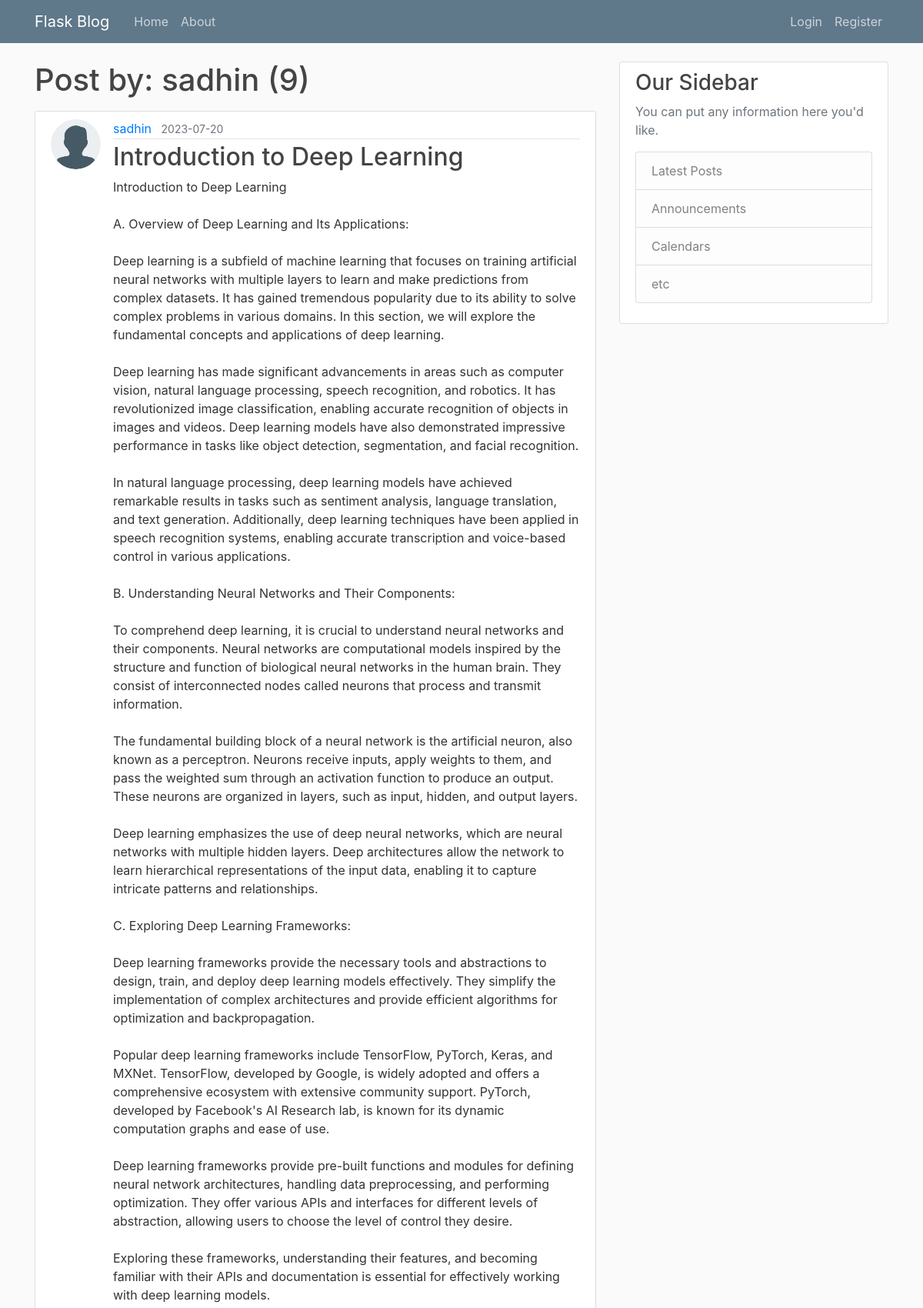
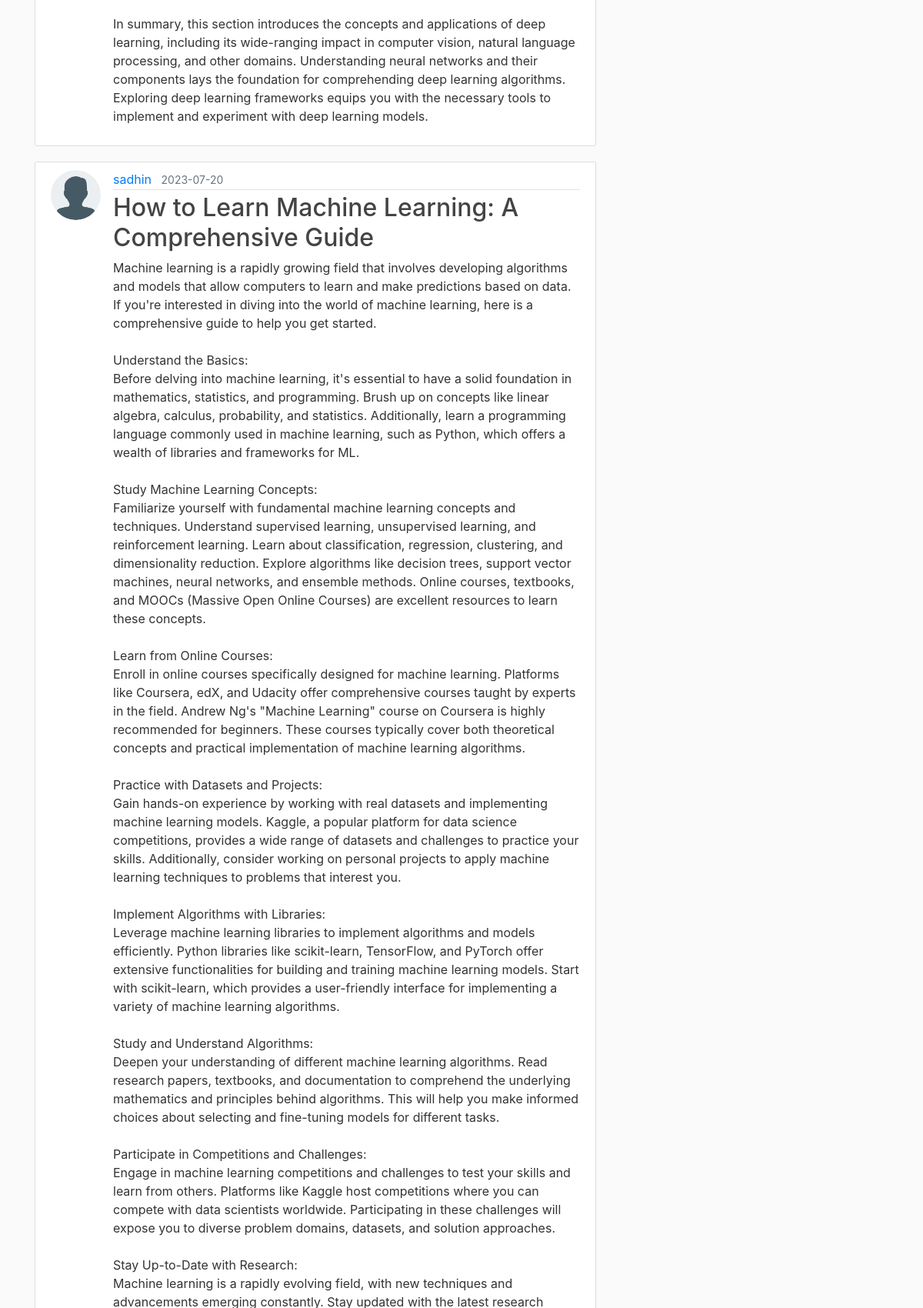
/user/sadhin (upper part), run on the app's committed database (2 pictures, top to bottom).
### flaskblog/models.py (models this page shows, shortened)
class User(db.Model, UserMixin):
    id = db.Column(db.Integer, primary_key=True)
    username = db.Column(db.String(20), unique=True, nullable=False)
    email = db.Column(db.String(120), unique=True, nullable=False)
    image_file = db.Column(db.String(20), nullable=False, default='default.jpg')
    password = db.Column(db.String(60), nullable=False)
    posts = db.relationship('Post', backref='author', lazy=True)

class Post(db.Model):
    id = db.Column(db.Integer, primary_key=True)
    title = db.Column(db.String(120), nullable=False)
    date_posted = db.Column(db.DateTime, nullable=False, default=datetime.utcnow)
    content = db.Column(db.Text, nullable=False)
    user_id = db.Column(db.Integer, db.ForeignKey("user.id"), nullable=False)

### flaskblog/routes.py (the view)
@app.route("/user/<string:username>")
def user_post(username):
    page = request.args.get("page", 1, type=int)
    user = User.query.filter_by(username=username).first_or_404()
    posts = Post.query.filter_by(author=user) \
        .order_by(Post.date_posted.desc()) \
        .paginate(page=page, per_page=2)
    return render_template("user_posts.html", posts=posts, user=user)

### flaskblog/templates/user_posts.html (shortened to what this page needs)
{% extends "layout.html" %}
{% block content %}
    <h1 class="mb-3">Post by: {{ user.username }} ({{ posts.total }})</h1>
    {% for post in posts.items %}
        <article class="media content-section">
            <img class="rounded-circle article-img"
                 src="{{ url_for("static", filename="profile_pics/" + post.author.image_file) }}" alt="author_image">
            <div class="media-body">
                <div class="article-metadata">
                    <a class="mr-2" href="{{ url_for("user_post", username=post.author.username) }}">{{ post.author.username }}</a>
                    <small class="text-muted">{{ post.date_posted.strftime('%Y-%m-%d') }}</small>
                </div>
                <h2><a class="article-title" href="{{ url_for('each_post', post_id=post.id) }}">{{ post.title }}</a></h2>
                <p class="article-content">{{ post.content }}</p>
            </div>
        </article>
    {% endfor %}
{% endblock content %}

### flaskblog/templates/layout.html (shortened to what this page needs)
<!doctype html>
<html lang="en">
<head>
    <link rel="stylesheet" href="https://cdn.jsdelivr.net/npm/bootstrap@4.6.2/dist/css/bootstrap.min.css"
>
    <link rel="stylesheet" type="text/css" href="{{ url_for('static', filename='main.css') }}">
</head>
<body>
<header class="site-header">
    <nav class="navbar navbar-expand-md navbar-dark bg-steel fixed-top">
        <div class="container">
            <a class="navbar-brand mr-4" href=""{{ url_for("home") }}>Flask Blog</a>
            <div class="collapse navbar-collapse" id="navbarToggle">
                <div class="navbar-nav mr-auto">
                    <a class="nav-item nav-link" href="{{ url_for("home") }}">Home</a>
                    <a class="nav-item nav-link" href="{{ url_for("about") }}">About</a>
                </div>
                <div class="navbar-nav">
                    {% if current_user.is_authenticated %}
                        <a class="nav-item nav-link" href="{{ url_for("new_post") }}">New Post</a>
                        <a class="nav-item nav-link" href="{{ url_for("account") }}">Account</a>
                        <a class="nav-item nav-link" href="{{ url_for("logout") }}">Logout</a>
                    {% else %}
                    <a class="nav-item nav-link" href="{{ url_for("login") }}">Login</a>
                    <a class="nav-item nav-link" href="{{ url_for("register") }}">Register</a>
                    {% endif %}
                </div>
            </div>
        </div>
    </nav>
</header>
<main role="main" class="container">
    <div class="row">
        <div class="col-md-8">
            {% block content %}{% endblock %}
        </div>
        <div class="col-md-4">
            <div class="content-section">
                <h3>Our Sidebar</h3>
                <p class='text-muted'> You can put any information here you'd like.
                <ul class="list-group">
                    <li class="list-group-item list-group-item-light">Latest Posts</li>
                    <li class="list-group-item list-group-item-light">Announcements</li>
                    <li class="list-group-item list-group-item-light">Calendars</li>
                    <li class="list-group-item list-group-item-light">etc</li>
                </ul>
                </p>
            </div>
        </div>
    </div>
</main>
</body>
</html>

### flaskblog/static/main.css (style rules this page uses)
body { background: #fafafa; color: #333333; margin-top: 5rem; }
h1, h2, h3, h4, h5, h6 { color: #444444; }
.bg-steel { background-color: #5f788a; }
.site-header .navbar-nav .nav-link { color: #cbd5db; }
.content-section { background: #ffffff; padding: 10px 20px; border: 1px solid #dddddd; border-radius: 3px; margin-bottom: 20px; }
.article-title { color: #444444; }
.article-content { white-space: pre-line; }
.article-img { height: 65px; width: 65px; margin-right: 16px; }
.article-metadata { padding-bottom: 1px; margin-bottom: 4px; border-bottom: 1px solid #e3e3e3 }

### data on the page
User: username "sadhin"
Post: image_file (placeholder picture), author.username "sadhin", date_posted "2023-07-20", title "Introduction to Deep Learning", content "Introduction to Deep Learning A. Overview of Deep Learning and Its Applications: Deep learning is a subfield of machine learning that focuses on training artificial neural networks with multiple layers to learn and make predictions from complex datasets. It has gained tremendous popularity due to its ability to solve complex problems in various domains. In this section, we will explore the fundamental concepts and applications of deep learning. Deep learning has made significant advancements in areas such as computer vision, natural language processing, speech recognition, and robotics. It has revolutionized image classification, enabling accurate recognition of objects in images and…"
Post: image_file (placeholder picture), author.username "sadhin", date_posted "2023-07-20", title "How to Learn Machine Learning: A Comprehensive Guide"

### other printed values
{{ posts.total }} "9"
